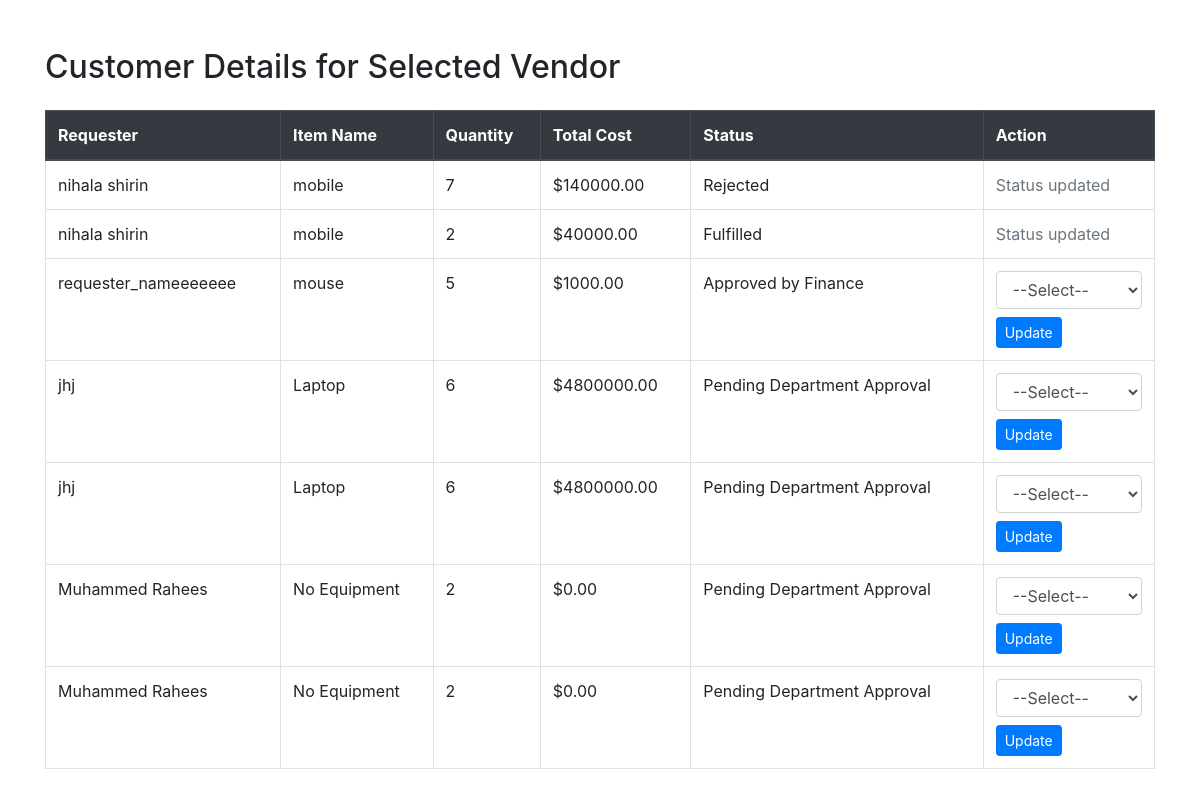
Page /vendor/2/customers/ on the earlier database version.
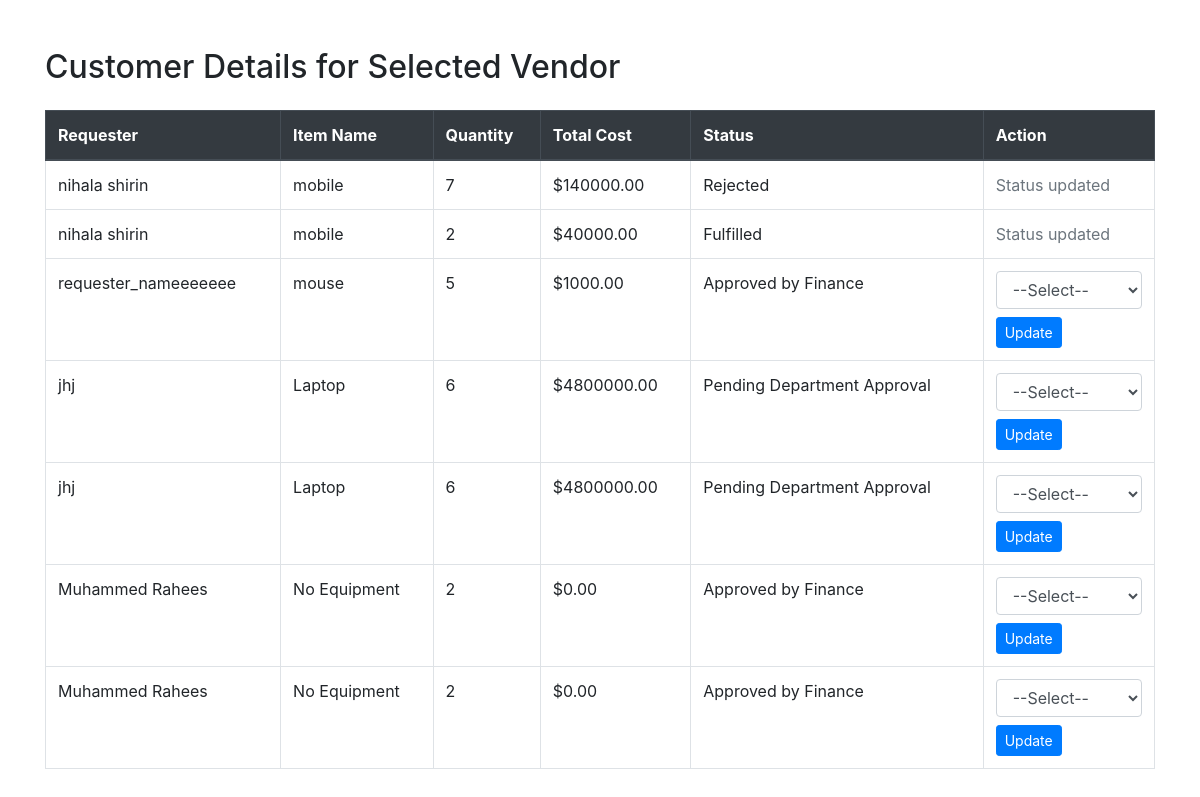
Same page on the later database version.
### core/models.py (models this page shows, shortened)
class ProcurementRequest(models.Model):
    requester = models.CharField(max_length=100)
    department = models.ForeignKey(Department, on_delete=models.CASCADE)
    category = models.CharField(max_length=50, choices=CATEGORY_CHOICES)
    it_equipment = models.ForeignKey(ITEquipmentDetails, on_delete=models.SET_NULL, null=True, blank=True)
    office_supply = models.ForeignKey(OfficeSupplyDetails, on_delete=models.SET_NULL, null=True, blank=True)
    quantity = models.IntegerField()
    total_cost = models.DecimalField(max_digits=12, decimal_places=2, blank=True)
    description = models.TextField(blank=True)
    status = models.CharField(max_length=50, choices=STATUS_CHOICES, default='Pending Department Approval')
    submitted_at = models.DateTimeField(auto_now_add=True)
    vendor = models.ForeignKey(Vendor, on_delete=models.CASCADE, null=True, blank=True)
    def get_equipment_name(self):
        if self.category == 'IT Equipment' and self.it_equipment:
            return self.it_equipment.name
        elif self.category == 'Office Supplies' and self.office_supply:
            return self.office_supply.name
        return "No Equipment"

### core/views.py (the view)
# urls.py: path('vendor/<int:v_id>/customers/', views.customer_details, name='customer_details'),
def customer_details(request, v_id):
    requester = ProcurementRequest.objects.filter(vendor_id=v_id)
    context = {
        'requesters': requester
    }
    return render(request, 'customer_details.html', context)

### core/templates/customer_details.html (shortened to what this page needs)
<!DOCTYPE html>
<html>
<head>
    <link rel="stylesheet" href="https://stackpath.bootstrapcdn.com/bootstrap/4.5.2/css/bootstrap.min.css">
</head>
<body>
<div class="container mt-5">
    <h2 class="mb-4">Customer Details for Selected Vendor</h2>
    <table class="table table-bordered">
        <thead class="thead-dark">
            <tr>
                <th>Requester</th>
                <th>Item Name</th>
                <th>Quantity</th>
                <th>Total Cost</th>
                <th>Status</th>
                <th>Action</th>
            </tr>
        </thead>
        <tbody>
            {% for r in requesters %}
                <tr>
                    <td>{{ r.requester }}</td>
                    <td>{{ r.get_equipment_name }}</td>
                    <td>{{ r.quantity }}</td>
                    <td>${{ r.total_cost|floatformat:2 }}</td>
                    <td>{{ r.status }}</td>
                    <td>
                        {% if r.status != "Fulfilled" and r.status != "Rejected" %}
                            <form action="{% url 'update_request_status' r.id %}" method="post">
                                <select name="status" class="form-control mb-2" required>
                                    <option value="">--Select--</option>
                                </select>
                                <button type="submit" class="btn btn-sm btn-primary">Update</button>
                            </form>
                        {% else %}
                            <span class="text-muted">Status updated</span>
                        {% endif %}
                    </td>
                </tr>
            {% empty %}
                <tr>
                    <td colspan="6" class="text-center">No requests found for this vendor.</td>
                </tr>
            {% endfor %}
        </tbody>
    </table>
</div>
</body>
</html>

Differences in the rows shown:
changed ProcurementRequest (number 6 of 7 on the later page): status "Pending Department Approval" → "Approved by Finance"
changed ProcurementRequest (number 7 of 7 on the later page): status "Pending Department Approval" → "Approved by Finance"
